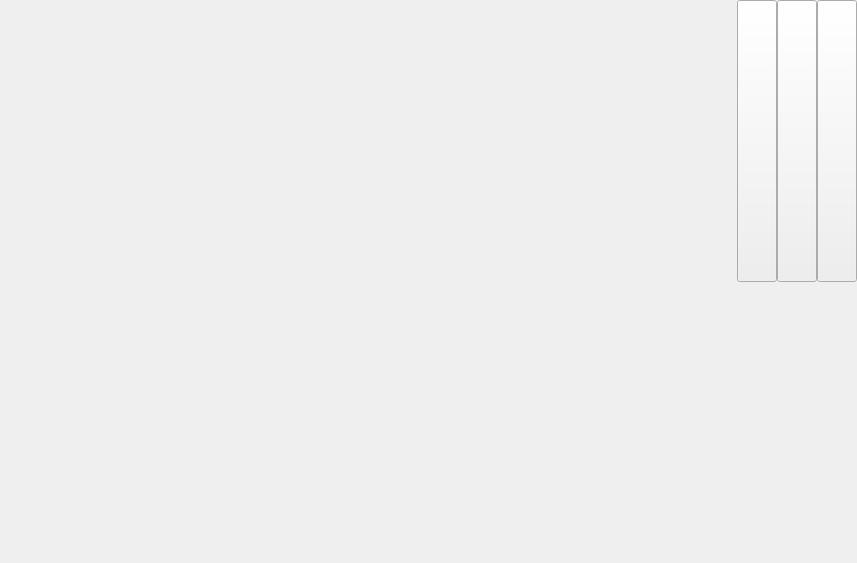
<?xml version="1.0" encoding="UTF-8"?>
<ui version="4.0">
 <class>WindowFrame</class>
 <widget class="QWidget" name="WindowFrame">
  <property name="geometry">
   <rect>
    <x>0</x>
    <y>0</y>
    <width>857</width>
    <height>563</height>
   </rect>
  </property>
  <property name="windowTitle">
   <string/>
  </property>
  <property name="styleSheet">
   <string notr="true"/>
  </property>
  <layout class="QVBoxLayout" name="verticalLayout">
   <property name="spacing">
    <number>0</number>
   </property>
   <property name="leftMargin">
    <number>0</number>
   </property>
   <property name="topMargin">
    <number>0</number>
   </property>
   <property name="rightMargin">
    <number>0</number>
   </property>
   <property name="bottomMargin">
    <number>0</number>
   </property>
   <item>
    <widget class="QWidget" name="header" native="true">
     <property name="maximumSize">
      <size>
       <width>16777215</width>
       <height>16777215</height>
      </size>
     </property>
     <property name="styleSheet">
      <string notr="true"/>
     </property>
     <layout class="QGridLayout" name="gridLayout">
      <property name="leftMargin">
       <number>0</number>
      </property>
      <property name="topMargin">
       <number>0</number>
      </property>
      <property name="rightMargin">
       <number>0</number>
      </property>
      <property name="bottomMargin">
       <number>0</number>
      </property>
      <item row="0" column="0">
       <widget class="QWidget" name="buttons" native="true">
        <layout class="QHBoxLayout" name="horizontalLayout_2">
         <property name="spacing">
          <number>0</number>
         </property>
         <property name="leftMargin">
          <number>0</number>
         </property>
         <property name="topMargin">
          <number>0</number>
         </property>
         <property name="rightMargin">
          <number>0</number>
         </property>
         <property name="bottomMargin">
          <number>0</number>
         </property>
         <item>
          <spacer name="horizontalSpacer">
           <property name="orientation">
            <enum>Qt::Horizontal</enum>
           </property>
           <property name="sizeHint" stdset="0">
            <size>
             <width>419</width>
             <height>18</height>
            </size>
           </property>
          </spacer>
         </item>
         <item>
          <widget class="QPushButton" name="minimum">
           <property name="sizePolicy">
            <sizepolicy hsizetype="Minimum" vsizetype="Minimum">
             <horstretch>0</horstretch>
             <verstretch>0</verstretch>
            </sizepolicy>
           </property>
           <property name="minimumSize">
            <size>
             <width>0</width>
             <height>0</height>
            </size>
           </property>
           <property name="maximumSize">
            <size>
             <width>16777215</width>
             <height>16777215</height>
            </size>
           </property>
           <property name="styleSheet">
            <string notr="true"/>
           </property>
           <property name="text">
            <string/>
           </property>
           <property name="iconSize">
            <size>
             <width>50</width>
             <height>40</height>
            </size>
           </property>
          </widget>
         </item>
         <item>
          <widget class="QPushButton" name="maximum">
           <property name="sizePolicy">
            <sizepolicy hsizetype="Minimum" vsizetype="Minimum">
             <horstretch>0</horstretch>
             <verstretch>0</verstretch>
            </sizepolicy>
           </property>
           <property name="minimumSize">
            <size>
             <width>0</width>
             <height>0</height>
            </size>
           </property>
           <property name="maximumSize">
            <size>
             <width>16777215</width>
             <height>16777215</height>
            </size>
           </property>
           <property name="styleSheet">
            <string notr="true"/>
           </property>
           <property name="text">
            <string/>
           </property>
           <property name="iconSize">
            <size>
             <width>50</width>
             <height>40</height>
            </size>
           </property>
          </widget>
         </item>
         <item>
          <widget class="QPushButton" name="close">
           <property name="sizePolicy">
            <sizepolicy hsizetype="Minimum" vsizetype="Minimum">
             <horstretch>0</horstretch>
             <verstretch>0</verstretch>
            </sizepolicy>
           </property>
           <property name="minimumSize">
            <size>
             <width>0</width>
             <height>0</height>
            </size>
           </property>
           <property name="maximumSize">
            <size>
             <width>16777215</width>
             <height>16777215</height>
            </size>
           </property>
           <property name="styleSheet">
            <string notr="true"/>
           </property>
           <property name="text">
            <string/>
           </property>
           <property name="iconSize">
            <size>
             <width>50</width>
             <height>40</height>
            </size>
           </property>
          </widget>
         </item>
        </layout>
       </widget>
      </item>
     </layout>
    </widget>
   </item>
   <item>
    <widget class="QWidget" name="body" native="true">
     <property name="styleSheet">
      <string notr="true"/>
     </property>
     <layout class="QVBoxLayout" name="verticalLayout_2">
      <property name="spacing">
       <number>0</number>
      </property>
      <property name="leftMargin">
       <number>3</number>
      </property>
      <property name="topMargin">
       <number>3</number>
      </property>
      <property name="rightMargin">
       <number>3</number>
      </property>
      <property name="bottomMargin">
       <number>3</number>
      </property>
     </layout>
    </widget>
   </item>
  </layout>
 </widget>
 <resources/>
 <connections/>
</ui>
